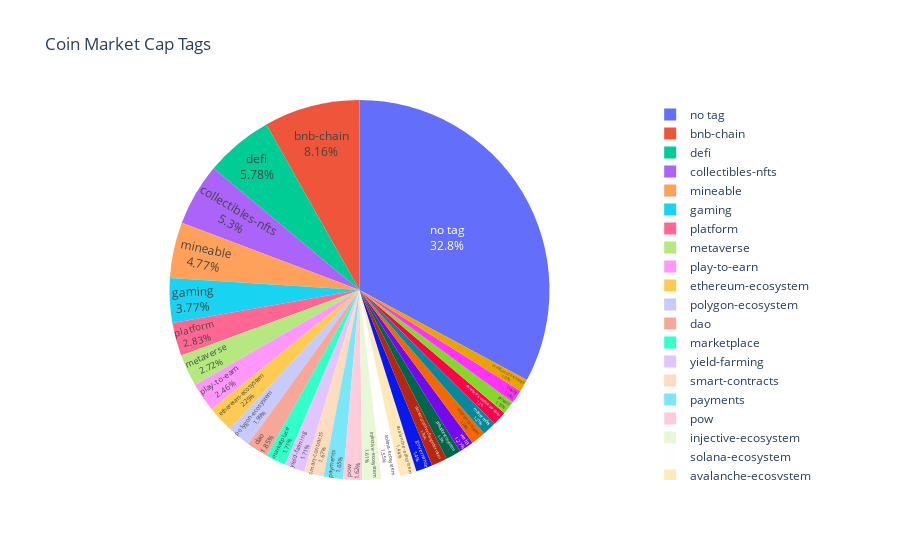

The cell this chart's notebook holds for it:
### Code cell
fig = px.pie(rank_tags.head(30), values='symbol', names='tags', title='Coin Market Cap Tags')
fig.update_traces(textposition='inside', textinfo='percent+label')
fig.show()

### Figure 1 — Plotly figure (JSON) as saved in the notebook; plotly's stock layout.template omitted (floating-point values rounded to 4 significant figures)
{"data": [{"domain": {"x": [0, 1], "y": [0, 1]}, "hovertemplate": "tags=%{label}<br>symbol=%{value}<extra></extra>", "labels": ["no tag", "bnb-chain", "defi", "collectibles-nfts", "mineable", "gaming", "platform", "metaverse", "play-to-earn", "ethereum-ecosystem", "polygon-ecosystem", "dao", "marketplace", "yield-farming", "smart-contracts", "payments", "pow", "injective-ecosystem", "solana-ecosystem", "avalanche-ecosystem", "governance", "decentralized-exchange-dex-token", "polkadot-ecosystem", "web3", "arbitrum-ecosytem", "masternodes", "exnetwork-capital-portfolio", "privacy", "staking", "medium-of-exchange"], "legendgroup": "", "name": "", "showlegend": true, "textinfo": "percent+label", "textposition": "inside", "type": "pie", "values": [2307, 573, 406, 372, 335, 265, 199, 191, 173, 158, 140, 130, 120, 120, 117, 116, 114, 113, 109, 101, 98, 95, 91, 89, 87, 85, 84, 81, 80, 75]}], "layout": {"legend": {"tracegroupgap": 0}, "title": {"text": "Coin Market Cap Tags"}}}
